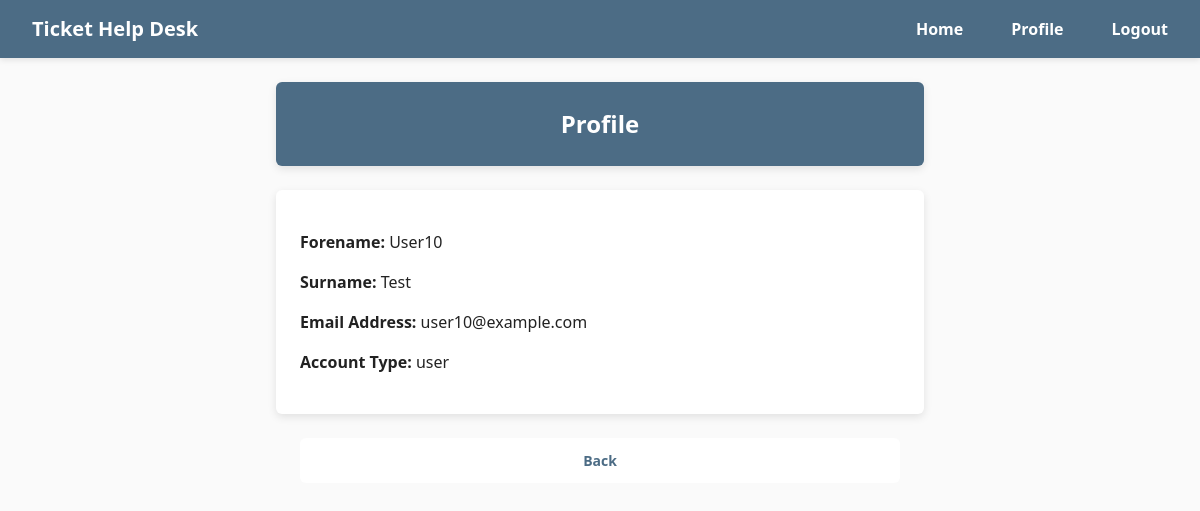
Before: /profile (signed in) with the older database file.
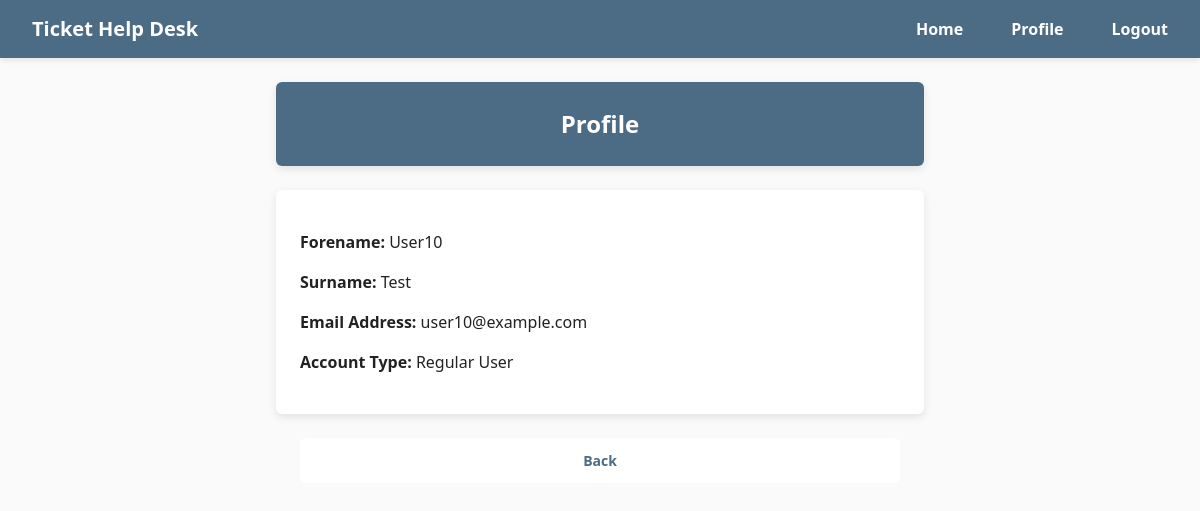
After: the same page with the newer database file.
### HelpDeskTicketingSystem/models/UserModel.py (models this page shows)
class User(db.Model, UserMixin):
    id = db.Column(db.Integer, primary_key=True)
    forename = db.Column(db.String(50))
    surname = db.Column(db.String(50))
    email = db.Column(db.String(150), unique=True)
    password = db.Column(db.String(20))
    account_type = db.Column(db.String(20), nullable=False)

### HelpDeskTicketingSystem/views/users.py (the view)
@users_bp.route('/profile')
@login_required
def profile():
    return render_template('profile.html', user=current_user)

### HelpDeskTicketingSystem/__init__.py (called while the page is built)
def create_app(config_class=None):
    app = Flask(__name__)
    if config_class:
        app.config.from_object(config_class)
    else:
        app.config.from_object(Config)
    db.init_app(app)
    login_manager.init_app(app)
    login_manager.login_view = 'auth.login'
    from .views.home import home_bp
    from .views.auth import auth_bp
    from .views.users import users_bp
    from .views.tickets import tickets_bp
    app.register_blueprint(home_bp, url_prefix='/')
    app.register_blueprint(auth_bp, url_prefix='/')
    app.register_blueprint(tickets_bp, url_prefix='/')
    app.register_blueprint(users_bp, url_prefix='/')
    create_database(app)
    from .models import User
    @login_manager.user_loader
    def load_user(user_id):
        return User.query.get(int(user_id))
    return app

### HelpDeskTicketingSystem/templates/profile.html
{% extends "base.html" %} {% block title %} Profile {% endblock %} {% block
content %}
<h2>Profile</h2>
<div class="form">
  <p><strong>Forename:</strong> {{ user.forename }}</p>
  <p><strong>Surname:</strong> {{ user.surname }}</p>
  <p><strong>Email Address:</strong> {{ user.email }}</p>
  <p><strong>Account Type:</strong> {{ user.account_type }}</p>
</div>
<br />
<div class="btn-group">
  <a href="{{ url_for('home.home') }}" class="btn btn-group btn-secondary"
    >Back</a
  >
</div>
{% endblock %}

Changed rows visible on the page:
changed User "User10": account_type "user" → "Regular User"
